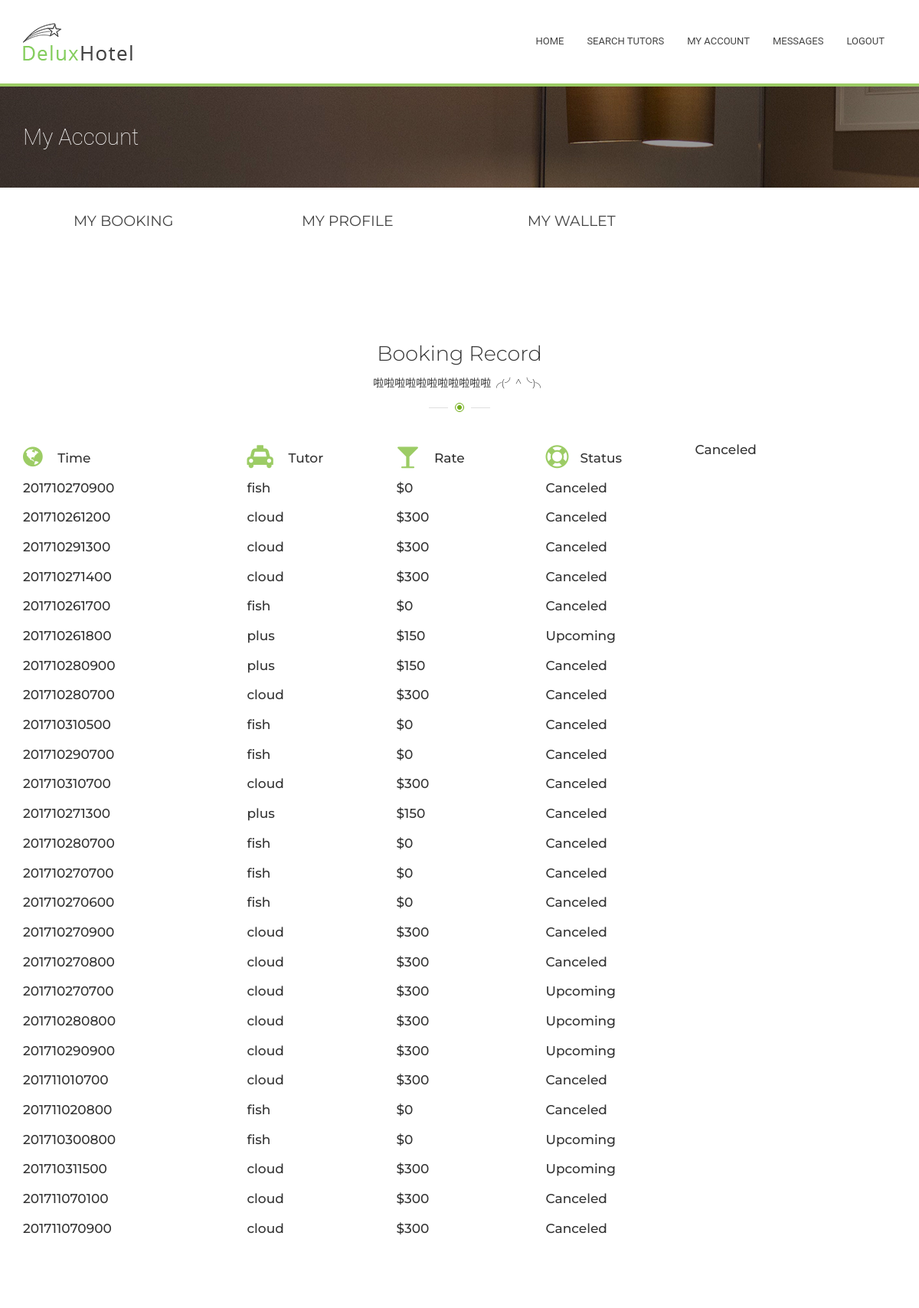
Before: /Tutorial/5/myAccount/mybooking/ (signed in) with the older database file.
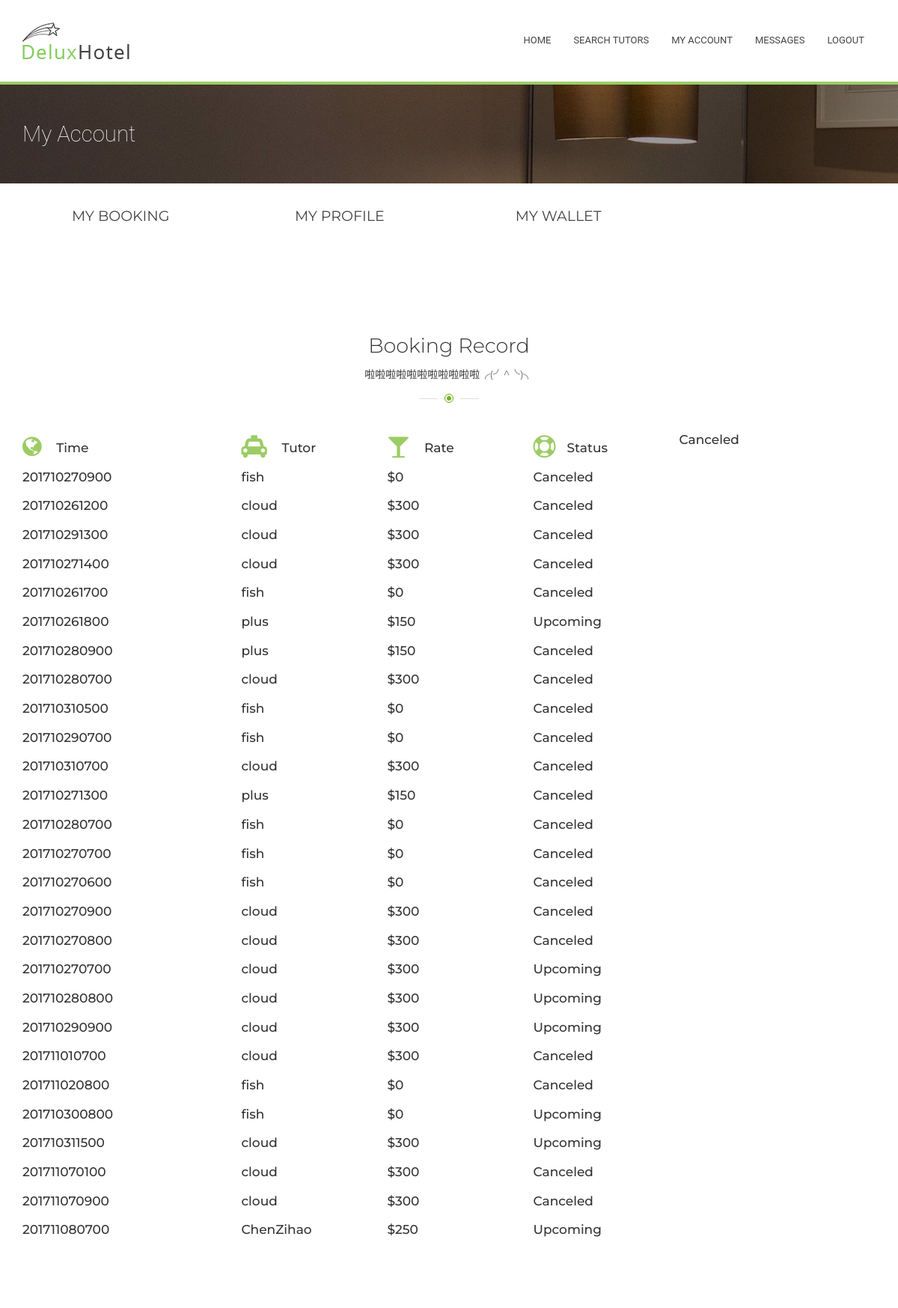
After: the same page with the newer database file.
### Tutorial/models.py (models this page shows, shortened)
class TutorialSession(models.Model):
    starttime = models.CharField(max_length=12)  # yyyymmddhhmm
    status = models.IntegerField()
    tutor = models.ForeignKey(Tutor, on_delete=models.CASCADE)
    student =  models.ForeignKey(Student, on_delete=models.CASCADE)

class Tutor(models.Model):
    myuser = models.ForeignKey(MyUser, on_delete=models.CASCADE,null=True)
    timeslot = models.CharField(max_length=672, default="111111111111111111111111111111111111111111111111111111111111111111111111111111111111111111111111111111111111111111111111111111111111111111111111111111111111111111111111111111111111111111111111111111111111111111111111111111111111111111111111111111111111111111111111111111111111111111111111111111111111111111111111111111111111111111111111") #for private tutor todo: should update every half an hour
    hourly_rate = models.IntegerField(default=0) #todo: eight digit for student so can tell if he have
    def __str__(self):
        if self.myuser is None:
            return "null"
        else:
            return self.myuser.user.username

class MyUser(models.Model):
    user = models.ForeignKey(User, on_delete = models.CASCADE )
    wallet = models.ForeignKey(Wallet, on_delete = models.CASCADE)

### Tutorial/views.py (the view)
# urls.py: url(r'^(?P<myuser_id>[0-9]+)/myAccount/mybooking/$', views.mybooking, name='mybooking'),
def mybooking(request, myuser_id):
    if not request.user.is_authenticated(): #visitor or client
        return render(request, 'home.html')
    myuser = MyUser.objects.get(user=request.user) #myuser = get_object_or_404(MyUser, pk=myuser_id)
    mystudent = Student.objects.filter(myuser=myuser)
    if mystudent:
        mystudent = Student.objects.get(myuser = myuser)
        booking = TutorialSession.objects.filter(student=mystudent)
    else:
        booking = "" #TODO template should have if clause so if not student, do not display anything of record
    return render(request, 'myaccount/mybooking.html', {'user': myuser , 'session_list': booking })

### Tutorial/templates/myaccount/mybooking.html (shortened to what this page needs)
{% extends "myaccount/myaccount.html" %}
{% block right %}
<div id="content">
    <section class="section">
      <div class="container">
        <div class="title-main"><h2 class="h2">Booking Record<span class="title-secondary">啦啦啦啦啦啦啦啦啦啦啦╭(╯^╰)╮</span></h2></div>
        <div class="row">
          <div class="col-lg-3 col-md-4 col-sm-6">
            <h3 class="service_title"><i class="fa fa-globe"></i> Time</h3>
          </div>
          <div class="col-lg-2 col-md-4 col-sm-6">
            <h3 class="service_title"><i class="fa fa-taxi"></i> Tutor</h3>
          </div>
          <div class="col-lg-2 col-md-4 col-sm-6">
            <h3 class="service_title"><i class="fa fa-glass"></i> Rate</h3>
          </div>
          <div class="col-lg-2 col-md-4 col-sm-6">
            <h3 class="service_title"><i class="fa fa-life-ring"></i>Status </h3>
          </div>
          <div class="col-lg-2 col-md-4 col-sm-6">
            <h3 class="service_title"></i> Canceled</h3>
          </div>
        </div>
          {% for session in  session_list %}
               <div class="row">
          <div class="col-lg-3 col-md-4 col-sm-6">
            <h3 class="service_title">{{ session.starttime }}</h3>
          </div>
          <div class="col-lg-2 col-md-4 col-sm-6">
            <h3 class="service_title"> {{ session.tutor }}</h3>
          </div>
          <div class="col-lg-2 col-md-4 col-sm-6">
            <h3 class="service_title"> ${{ session.tutor.hourly_rate }}</h3>
          </div>
        </div>
          {% endfor %}
      </div>
    </section>
{% endblock %}

Changed rows visible on the page:
added TutorialSession: starttime "201711080700", tutor "ChenZihao", tutor.hourly_rate "250"
